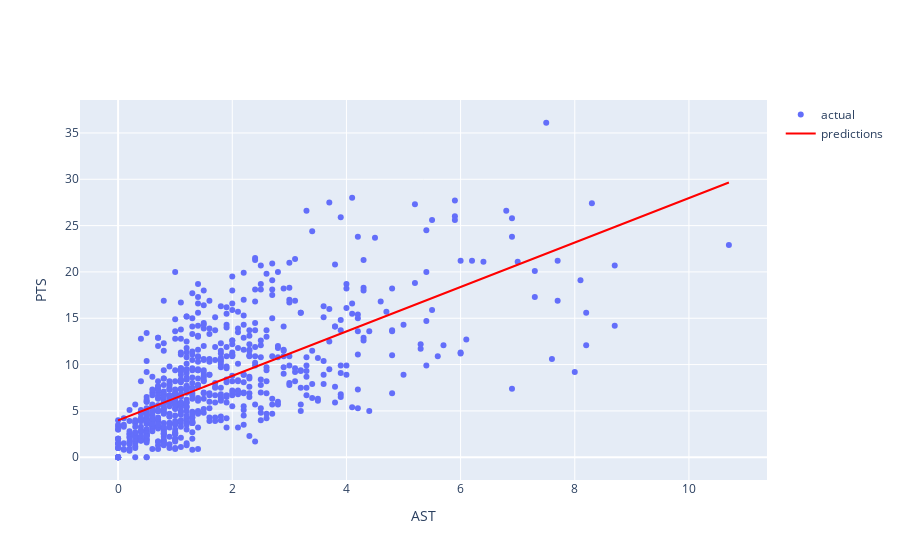

The notebook cell saved with this chart:
### Code cell
fig = go.Figure()
fig.add_trace(go.Scatter(x = nba['AST'], y = nba['PTS'], mode = 'markers', name = 'actual'))
fig.add_trace(go.Scatter(x = nba['AST'], y = pred_ast_only, name = 'predictions', line=dict(color='red')))


fig.update_layout(xaxis_title = 'AST', yaxis_title = 'PTS')

### Figure 1 — Plotly figure (JSON) as saved in the notebook; plotly's stock layout.template omitted (floating-point values rounded to 4 significant figures; data arrays with more than 128 entries replaced by an {"elided": "..."} marker saying what was removed)
{"data": [{"mode": "markers", "name": "actual", "type": "scatter", "x": {"elided": "708 float values"}, "y": {"elided": "708 float values"}}, {"line": {"color": "red"}, "name": "predictions", "type": "scatter", "x": {"elided": "708 float values"}, "y": {"elided": "708 float values"}}], "layout": {"xaxis": {"title": {"text": "AST"}}, "yaxis": {"title": {"text": "PTS"}}}}
